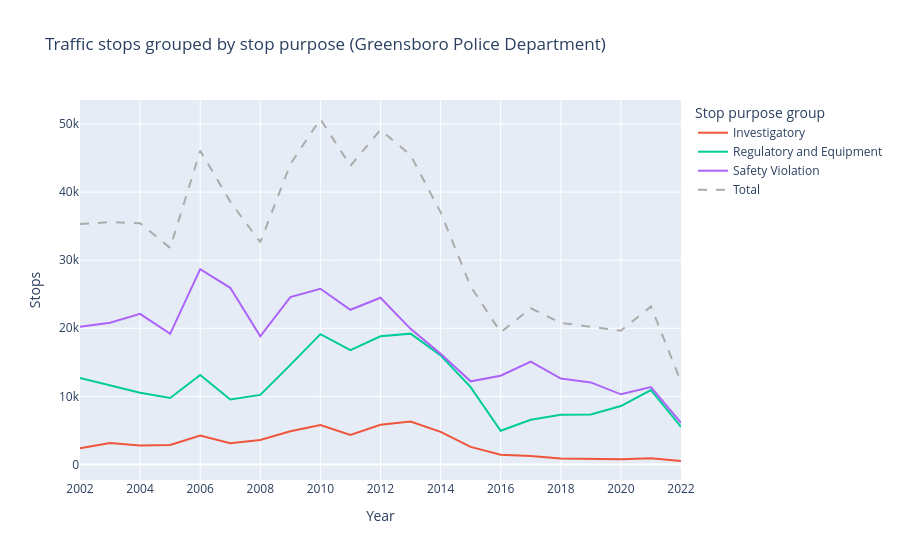

Notebook code cell kept with this figure:
### Markdown cell above
### Figure 7: Greensboro Police Department

### Code cell
fig, _ = traffic_stops_by_group("Greensboro Police Department")
fig

### Figure 1 — Plotly figure (JSON) as saved in the notebook; plotly's stock layout.template omitted (floating-point values rounded to 4 significant figures)
{"data": [{"hovertemplate": "Stop purpose group=Investigatory<br>Year=%{x}<br>Stops=%{y}<extra></extra>", "legendgroup": "Investigatory", "line": {"color": "#EF553B", "dash": "solid"}, "marker": {"symbol": "circle"}, "mode": "lines", "name": "Investigatory", "orientation": "v", "showlegend": true, "type": "scatter", "x": ["2002-01-01T00:00:00", "2003-01-01T00:00:00", "2004-01-01T00:00:00", "2005-01-01T00:00:00", "2006-01-01T00:00:00", "2007-01-01T00:00:00", "2008-01-01T00:00:00", "2009-01-01T00:00:00", "2010-01-01T00:00:00", "2011-01-01T00:00:00", "2012-01-01T00:00:00", "2013-01-01T00:00:00", "2014-01-01T00:00:00", "2015-01-01T00:00:00", "2016-01-01T00:00:00", "2017-01-01T00:00:00", "2018-01-01T00:00:00", "2019-01-01T00:00:00", "2020-01-01T00:00:00", "2021-01-01T00:00:00", "2022-01-01T00:00:00"], "xaxis": "x", "y": [2384, 3159, 2770, 2861, 4250, 3102, 3592, 4885, 5801, 4347, 5831, 6302, 4786, 2584, 1420, 1256, 888, 797, 764, 900, 508], "yaxis": "y"}, {"hovertemplate": "Stop purpose group=Regulatory and Equipment<br>Year=%{x}<br>Stops=%{y}<extra></extra>", "legendgroup": "Regulatory and Equipment", "line": {"color": "#00cc96", "dash": "solid"}, "marker": {"symbol": "circle"}, "mode": "lines", "name": "Regulatory and Equipment", "orientation": "v", "showlegend": true, "type": "scatter", "x": ["2002-01-01T00:00:00", "2003-01-01T00:00:00", "2004-01-01T00:00:00", "2005-01-01T00:00:00", "2006-01-01T00:00:00", "2007-01-01T00:00:00", "2008-01-01T00:00:00", "2009-01-01T00:00:00", "2010-01-01T00:00:00", "2011-01-01T00:00:00", "2012-01-01T00:00:00", "2013-01-01T00:00:00", "2014-01-01T00:00:00", "2015-01-01T00:00:00", "2016-01-01T00:00:00", "2017-01-01T00:00:00", "2018-01-01T00:00:00", "2019-01-01T00:00:00", "2020-01-01T00:00:00", "2021-01-01T00:00:00", "2022-01-01T00:00:00"], "xaxis": "x", "y": [12698, 11614, 10530, 9771, 13152, 9542, 10218, 14627, 19138, 16800, 18835, 19214, 16031, 11359, 4942, 6574, 7290, 7348, 8581, 10932, 5529], "yaxis": "y"}, {"hovertemplate": "Stop purpose group=Safety Violation<br>Year=%{x}<br>Stops=%{y}<extra></extra>", "legendgroup": "Safety Violation", "line": {"color": "#ab63fa", "dash": "solid"}, "marker": {"symbol": "circle"}, "mode": "lines", "name": "Safety Violation", "orientation": "v", "showlegend": true, "type": "scatter", "x": ["2002-01-01T00:00:00", "2003-01-01T00:00:00", "2004-01-01T00:00:00", "2005-01-01T00:00:00", "2006-01-01T00:00:00", "2007-01-01T00:00:00", "2008-01-01T00:00:00", "2009-01-01T00:00:00", "2010-01-01T00:00:00", "2011-01-01T00:00:00", "2012-01-01T00:00:00", "2013-01-01T00:00:00", "2014-01-01T00:00:00", "2015-01-01T00:00:00", "2016-01-01T00:00:00", "2017-01-01T00:00:00", "2018-01-01T00:00:00", "2019-01-01T00:00:00", "2020-01-01T00:00:00", "2021-01-01T00:00:00", "2022-01-01T00:00:00"], "xaxis": "x", "y": [20229, 20826, 22125, 19178, 28683, 25951, 18831, 24594, 25802, 22717, 24481, 19914, 16244, 12212, 13040, 15114, 12618, 12048, 10303, 11371, 6104], "yaxis": "y"}, {"hovertemplate": "Stop purpose group=Total<br>Year=%{x}<br>Stops=%{y}<extra></extra>", "legendgroup": "Total", "line": {"color": "rgb(171, 171, 170)", "dash": "dash"}, "marker": {"symbol": "circle"}, "mode": "lines", "name": "Total", "orientation": "v", "showlegend": true, "type": "scatter", "x": ["2002-01-01T00:00:00", "2003-01-01T00:00:00", "2004-01-01T00:00:00", "2005-01-01T00:00:00", "2006-01-01T00:00:00", "2007-01-01T00:00:00", "2008-01-01T00:00:00", "2009-01-01T00:00:00", "2010-01-01T00:00:00", "2011-01-01T00:00:00", "2012-01-01T00:00:00", "2013-01-01T00:00:00", "2014-01-01T00:00:00", "2015-01-01T00:00:00", "2016-01-01T00:00:00", "2017-01-01T00:00:00", "2018-01-01T00:00:00", "2019-01-01T00:00:00", "2020-01-01T00:00:00", "2021-01-01T00:00:00", "2022-01-01T00:00:00"], "xaxis": "x", "y": [35311, 35599, 35425, 31810, 46085, 38595, 32641, 44106, 50741, 43864, 49147, 45430, 37061, 26155, 19402, 22944, 20796, 20193, 19648, 23203, 12141], "yaxis": "y"}], "layout": {"autosize": true, "legend": {"title": {"text": "Stop purpose group"}, "tracegroupgap": 0}, "title": {"text": "Traffic stops grouped by stop purpose (Greensboro Police Department)"}, "xaxis": {"anchor": "y", "autorange": true, "domain": [0, 1], "dtick": "M24", "range": ["2002-01-01", "2022-01-01"], "title": {"text": "Year"}, "type": "date"}, "yaxis": {"anchor": "x", "autorange": true, "domain": [0, 1], "range": [-2283.0, 53530.0], "title": {"text": "Stops"}, "type": "linear"}}}
